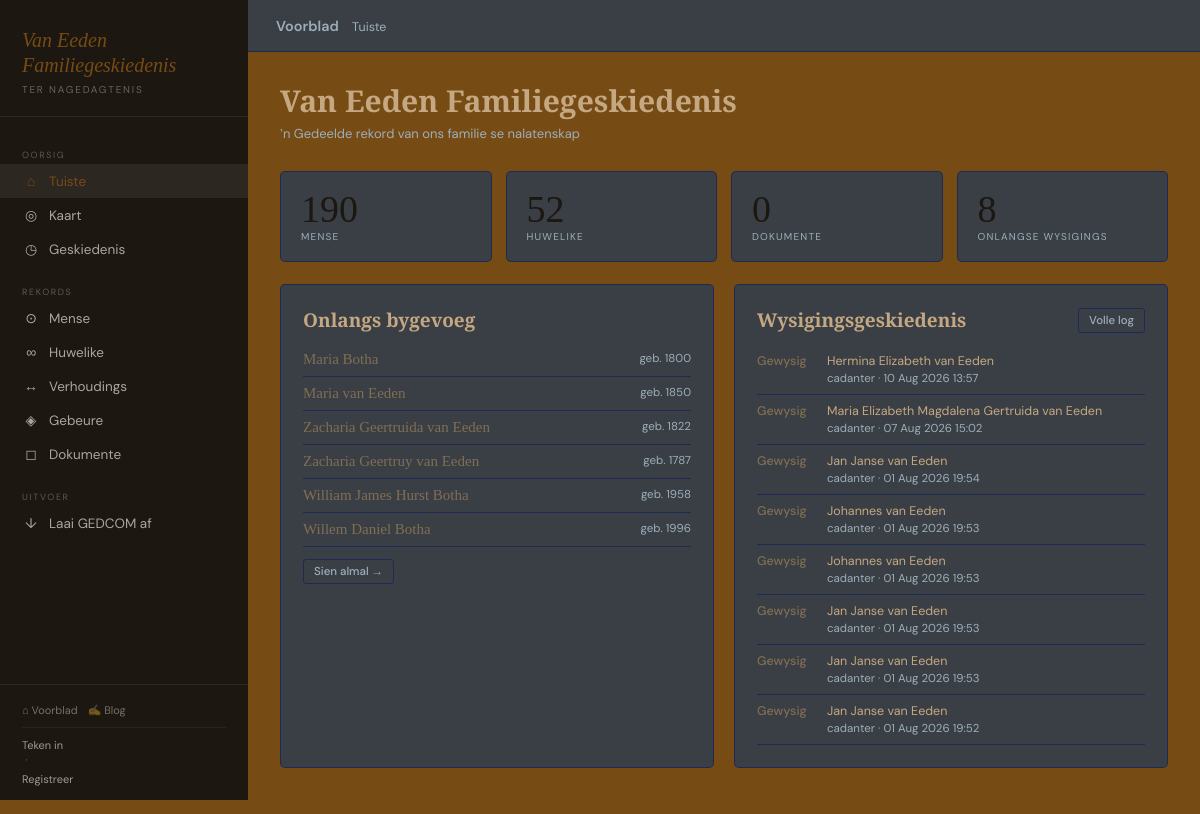
Before: /argief/ with the older database file.
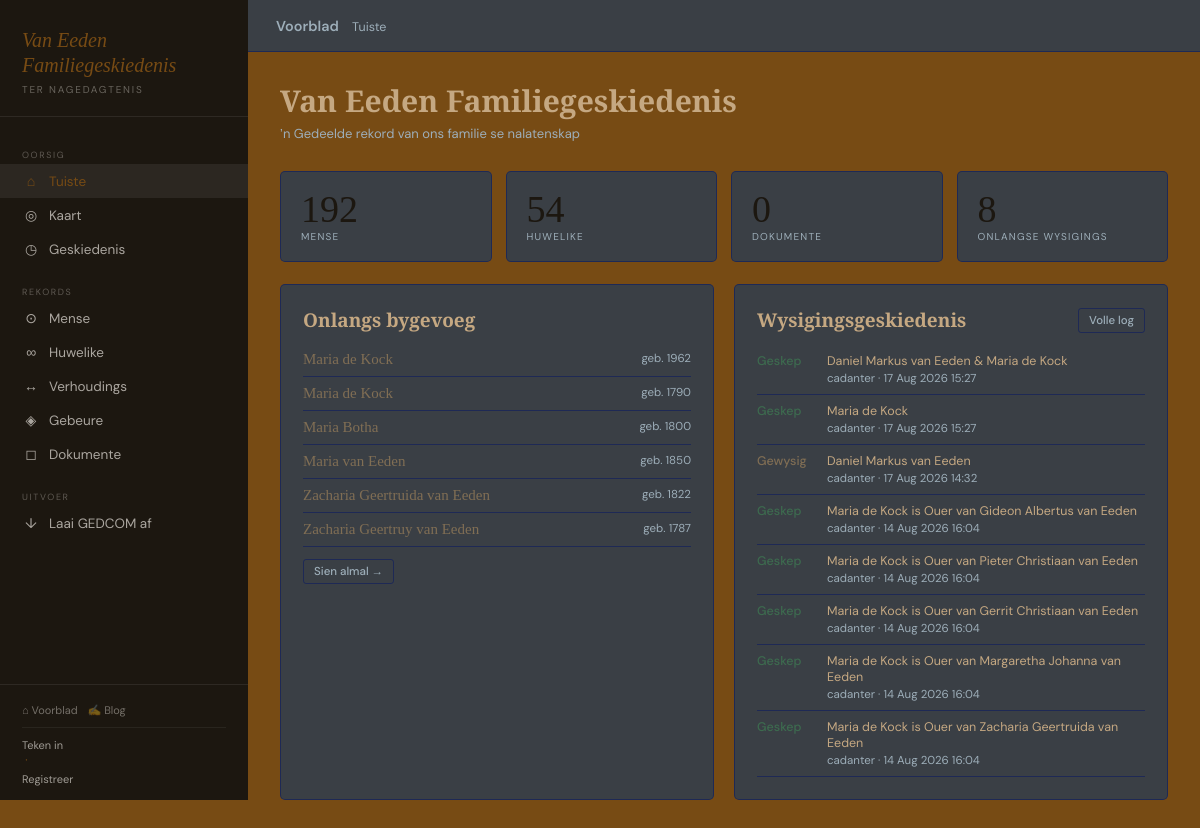
After: the same page with the newer database file.
### genealogy/models.py (models this page shows, shortened)
class Person(models.Model):
    GENDER_CHOICES = [('M','Manlik'),('F','Vroulik'),('O','Ander'),('U','Onbekend')]
    first_name  = models.CharField(max_length=100)
    middle_name = models.CharField(max_length=100, blank=True)
    last_name   = models.CharField(max_length=100)
    maiden_name = models.CharField(max_length=100, blank=True)
    gender      = models.CharField(max_length=1, choices=GENDER_CHOICES, default='U')
    photo       = models.ImageField(upload_to='people/photos/', blank=True, null=True)
    birth_date  = models.CharField(max_length=100, blank=True,
                    help_text='GEDCOM datum, bv. BEF 15 JAN 1900')
    birth_place = models.CharField(max_length=200, blank=True)
    death_date  = models.CharField(max_length=100, blank=True,
                    help_text='GEDCOM datum, bv. AFT 1950')
    death_place = models.CharField(max_length=200, blank=True)
    is_deceased = models.BooleanField(default=False)
    is_root     = models.BooleanField(default=False, help_text='Stam-ouer van die boom (a1)')
    biography   = models.TextField(blank=True)
    notes       = models.TextField(blank=True)
    created_at  = models.DateTimeField(auto_now_add=True)
    updated_at  = models.DateTimeField(auto_now=True)
    created_by  = models.ForeignKey(User, on_delete=models.SET_NULL, null=True, blank=True,
                    related_name='created_people')
    birth_lat   = models.FloatField(null=True, blank=True)
    birth_lng   = models.FloatField(null=True, blank=True)
    death_lat   = models.FloatField(null=True, blank=True)
    death_lng   = models.FloatField(null=True, blank=True)
    class Meta:
        ordering = ['first_name', 'last_name']
        verbose_name_plural = 'Mense'
    @property
    def full_name(self):
        parts = [self.first_name]
        if self.middle_name: parts.append(self.middle_name)
        parts.append(self.last_name)
        return ' '.join(parts)
    def get_absolute_url(self):
        return reverse('genealogy:person_detail', kwargs={'pk': self.pk})
    @property
    def birth_year(self):
        from .gedcom_dates import parse_gedcom_date
        p = parse_gedcom_date(self.birth_date)
        return p.get('year') if p else None

class AuditLog(models.Model):
    ACTION_CHOICES = [('create','Geskep'),('update','Gewysig'),('delete','Verwyder')]
    user        = models.ForeignKey(User, on_delete=models.SET_NULL, null=True, related_name='audit_logs')
    action      = models.CharField(max_length=10, choices=ACTION_CHOICES)
    model_name  = models.CharField(max_length=50)
    object_id   = models.IntegerField(null=True, blank=True)
    object_repr = models.CharField(max_length=200)
    changes     = models.JSONField(default=dict, blank=True)
    timestamp   = models.DateTimeField(auto_now_add=True)
    note        = models.TextField(blank=True)
    class Meta:
        ordering = ['-timestamp']

### genealogy/views.py (the view)
# urls.py: path('',                              views.dashboard,         name='dashboard'),
def dashboard(request):
    profile = get_profile(request.user)
    pending_count, pending_members, pending_edits = 0, [], []
    if profile and profile.is_admin:
        pending_count   = PendingEdit.objects.filter(status='pending').count()
        pending_members = UserProfile.objects.filter(role='pending').select_related('user')
        pending_edits   = PendingEdit.objects.filter(status='pending').select_related('proposed_by')[:10]
    return render(request, 'genealogy/dashboard.html', {
        'total_people':    Person.objects.count(),
        'total_marriages': Marriage.objects.count(),
        'total_documents': Document.objects.count(),
        'recent_people':   Person.objects.order_by('-created_at')[:6],
        'recent_audit':    AuditLog.objects.select_related('user')[:8],
        'profile': profile, 'pending_count': pending_count,
        'pending_members': pending_members, 'pending_edits': pending_edits,
    })

### genealogy/gedcom_dates.py (called while the page is built)
def parse_gedcom_date(gedcom_str):
    if not gedcom_str:
        return None
    s = gedcom_str.strip().upper()
    if not s or s in ('ONBEKEND', 'UNKNOWN'):
        return {'modifier': 'UNK'}
    result = {'modifier': 'EXACT', 'day': None, 'month': None, 'year': None,
              'day2': None, 'month2': None, 'year2': None}
    bet = re.match(r'^BET\s+(.+?)\s+AND\s+(.+)$', s)
    if bet:
        result['modifier'] = 'BET'
        _fill_date_parts(result, bet.group(1), '', '')
        _fill_date_parts(result, bet.group(2), '2', '2')
        return result
    mod_match = re.match(r'^(BEF|AFT|EST|ABT|CAL|INT)\s+(.+)$', s)
    if mod_match:
        result['modifier'] = mod_match.group(1)
        _fill_date_parts(result, mod_match.group(2), '', '')
        return result
    _fill_date_parts(result, s, '', '')
    return result

### genealogy/views.py (called while the page is built)
def get_profile(user):
    if not user.is_authenticated:
        return None
    profile, _ = UserProfile.objects.get_or_create(user=user, defaults={'role': 'pending'})
    return profile

### genealogy/templates/genealogy/dashboard.html (shortened to what this page needs)
{% extends "genealogy/base.html" %}
{% block content %}
<div class="ph">
  <div>
    <h2>Van Eeden Familiegeskiedenis</h2>
    <p class="subtitle">ʼn Gedeelde rekord van ons familie se nalatenskap</p>
  </div>
</div>
<div class="grid-4">
  <div class="stat"><div class="stat-n">{{ total_people }}</div><div class="stat-l">Mense</div></div>
  <div class="stat"><div class="stat-n">{{ total_marriages }}</div><div class="stat-l">Huwelike</div></div>
  <div class="stat"><div class="stat-n">{{ total_documents }}</div><div class="stat-l">Dokumente</div></div>
  <div class="stat"><div class="stat-n">{{ recent_audit|length }}</div><div class="stat-l">Onlangse wysigings</div></div>
</div>
<div style="display:grid;grid-template-columns:1fr 1fr;gap:20px;">
  <div class="card">
    <h3>Onlangs bygevoeg</h3>
    {% for p in recent_people %}
    <div style="display:flex;justify-content:space-between;padding:8px 0;border-bottom:1px solid var(--border);">
      <a href="{{ p.get_absolute_url }}" style="font-family:'EB Garamond',serif;font-size:15px;color:var(--sepia);text-decoration:none;">{{ p.full_name }}</a>
      <span style="font-size:11.5px;color:var(--muted);">{% if p.birth_date %}geb. {{ p.birth_year }}{% endif %}</span>
    </div>
    {% empty %}
    <p style="color:var(--muted);font-size:13px;">Nog geen mense nie. <a href="{% url 'genealogy:person_create' %}" style="color:var(--sepia);">Voeg die eerste een by.</a></p>
    {% endfor %}
    <div style="margin-top:12px;"><a href="{% url 'genealogy:person_list' %}" class="btn btn-secondary btn-sm">Sien almal →</a></div>
  </div>
  <div class="card">
    <div style="display:flex;justify-content:space-between;align-items:center;margin-bottom:12px;">
      <h3 style="margin:0;">Wysigingsgeskiedenis</h3>
      <a href="{% url 'genealogy:audit_log' %}" class="btn btn-secondary btn-sm">Volle log</a>
    </div>
    {% for log in recent_audit %}
    <div class="audit-row">
      <div class="audit-action {{ log.action }}">
        {% if log.action == 'create' %}Geskep{% elif log.action == 'update' %}Gewysig{% else %}Verwyder{% endif %}
      </div>
      <div style="flex:1">
        <div>{{ log.object_repr }}</div>
        <div class="audit-meta">{{ log.user.get_full_name|default:log.user.username|default:"Stelsel" }} · {{ log.timestamp|date:"d M Y H:i" }}</div>
      </div>
    </div>
    {% empty %}
    <p style="color:var(--muted);font-size:13px;">Nog geen wysigings nie.</p>
    {% endfor %}
  </div>
</div>
{% endblock %}

Changed rows visible on the page:
no longer on this page (row unchanged): Person: full_name "William James Hurst Botha", birth_year "1958"
no longer on this page (row unchanged): Person: full_name "Willem Daniel Botha", birth_year "1996"
no longer on this page (row unchanged): AuditLog: action "Gewysig", object_repr "Hermina Elizabeth van Eeden", user.get_full_name "cadanter", timestamp "10 Aug 2026 13:57"
no longer on this page (row unchanged): AuditLog: action "Gewysig", object_repr "Maria Elizabeth Magdalena Gertruida van Eeden", user.get_full_name "cadanter", timestamp "07 Aug 2026 15:02"
no longer on this page (row unchanged): AuditLog: action "Gewysig", object_repr "Jan Janse van Eeden", user.get_full_name "cadanter", timestamp "01 Aug 2026 19:54"
no longer on this page (row unchanged): AuditLog: action "Gewysig", object_repr "Johannes van Eeden", user.get_full_name "cadanter", timestamp "01 Aug 2026 19:53"
no longer on this page (row unchanged): AuditLog: action "Gewysig", object_repr "Johannes van Eeden", user.get_full_name "cadanter", timestamp "01 Aug 2026 19:53"
no longer on this page (row unchanged): AuditLog: action "Gewysig", object_repr "Jan Janse van Eeden", user.get_full_name "cadanter", timestamp "01 Aug 2026 19:53"
no longer on this page (row unchanged): AuditLog: action "Gewysig", object_repr "Jan Janse van Eeden", user.get_full_name "cadanter", timestamp "01 Aug 2026 19:53"
no longer on this page (row unchanged): AuditLog: action "Gewysig", object_repr "Jan Janse van Eeden", user.get_full_name "cadanter", timestamp "01 Aug 2026 19:52"
added Person: full_name "Maria de Kock", birth_year "1962"
added Person: full_name "Maria de Kock", birth_year "1790"
added AuditLog: action "Geskep", object_repr "Daniel Markus van Eeden & Maria de Kock", user.get_full_name "cadanter", timestamp "17 Aug 2026 15:27"
added AuditLog: action "Geskep", object_repr "Maria de Kock", user.get_full_name "cadanter", timestamp "17 Aug 2026 15:27"
added AuditLog: action "Gewysig", object_repr "Daniel Markus van Eeden", user.get_full_name "cadanter", timestamp "17 Aug 2026 14:32"
added AuditLog: action "Geskep", object_repr "Maria de Kock is Ouer van Gideon Albertus van Eeden", user.get_full_name "cadanter", timestamp "14 Aug 2026 16:04"
added AuditLog: action "Geskep", object_repr "Maria de Kock is Ouer van Pieter Christiaan van Eeden", user.get_full_name "cadanter", timestamp "14 Aug 2026 16:04"
added AuditLog: action "Geskep", object_repr "Maria de Kock is Ouer van Gerrit Christiaan van Eeden", user.get_full_name "cadanter", timestamp "14 Aug 2026 16:04"
added AuditLog: action "Geskep", object_repr "Maria de Kock is Ouer van Margaretha Johanna van Eeden", user.get_full_name "cadanter", timestamp "14 Aug 2026 16:04"
added AuditLog: action "Geskep", object_repr "Maria de Kock is Ouer van Zacharia Geertruida van Eeden", user.get_full_name "cadanter", timestamp "14 Aug 2026 16:04"
Other visible differences:
{{ total_people }}: "190" → "192"
{{ total_marriages }}: "52" → "54"
